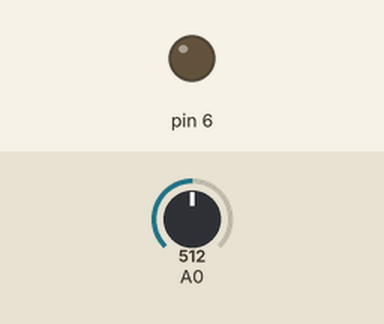
This sketch was run on a simulated Arduino Uno, built with avr-gcc and run on an emulated ATmega328P. On the bench: output pins drawn as LEDs (lit = HIGH). Dashed ring = blinking. The test bench sets the inputs (shaded band); at power-on: A0 = 512.

Above: at 1.2 s.
1.3 s: A0 set to 992
2.8 s: A0 set to 1012
At 2.97 s:
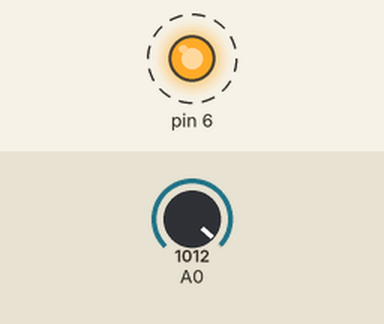
5.8 s: A0 set to 990
At 5.8 s:
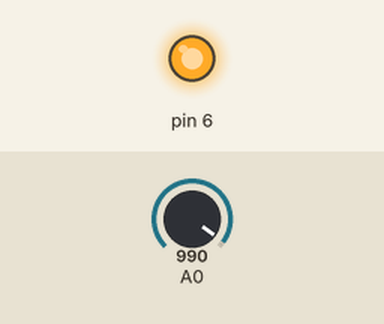
7.3 s: A0 set to 1010
At 7.65 s:
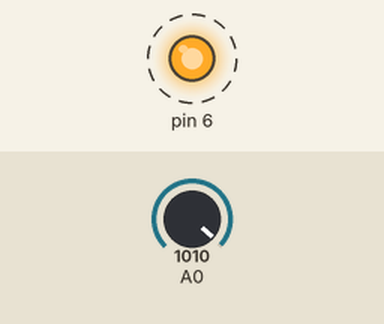
Timing chart, 0 to 11.3 s (numbered marks = the images above; inputs shaded):
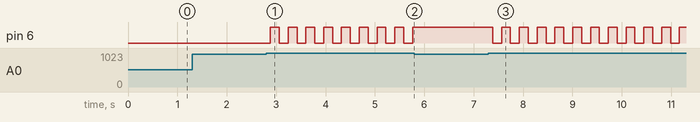

The sketch:

act1_lamp_on_off_pulse_buttton.ino
```cpp
/*
Descrição: neste programa fazemos o arduino ligar/desligar uma lampada atraves de um botao de puslo


Description: In this program we make the arduino turn on/turn off a lamp using a pulse button
Author: @lcs_valadao

*/

int estado_lamp=0;

void setup() {
      pinMode(6,OUTPUT);
      Serial.begin(9600);
}
void loop() {
      if (analogRead(0) > 1000){
          estado_lamp = !estado_lamp;
          digitalWrite(6,estado_lamp);
      }
      delay(180);
}
```

Measured:
- the behaviour switches between 1000 and 1001 on A0 (found by bisection; images 0 and 1)
- after the input at 1.3 s, every drawn part: stays the same
- after the input at 2.8 s, pin 6: alternates HIGH for 0.18 s and LOW for 0.18 s, starting after 0.08 s
- after the input at 5.8 s, pin 6: stops changing and stays HIGH
- after the input at 7.3 s, pin 6: alternates HIGH for 0.18 s and LOW for 0.18 s, starting after 0.09 s
